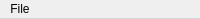
<?xml version="1.0" encoding="UTF-8"?>
<ui version="4.0">
 <class>MenuBar</class>
 <widget class="QMenuBar" name="menubar">
  <widget class="QMenu" name="menu_file">
   <property name="title">
    <string>File</string>
   </property>
   <addaction name="action_open_image_file"/>
   <addaction name="menu_recent_files"/>
   <addaction name="separator"/>
   <addaction name="action_quit"/>
  </widget>
  <widget class="QMenu" name="menu_recent_files">
   <property name="title">
    <string>Recent Files</string>
   </property>
   <addaction name="action_recent_0"/>
   <addaction name="action_recent_1"/>
   <addaction name="action_recent_2"/>
   <addaction name="action_recent_3"/>
   <addaction name="action_recent_4"/>
  </widget>
  <widget class="QMenu" name="menu_help">
   <property name="title">
    <string>Help</string>
   </property>
   <addaction name="action_open_manual"/>
   <addaction name="action_about"/>
  </widget>
  <widget class="QMenu" name="menu_tools">
   <property name="title">
    <string>Tools</string>
   </property>
   <addaction name="action_load_AYAB_firmware"/>
   <addaction name="action_test_AYAB_device"/>
   <addaction name="action_knit"/>
   <addaction name="action_cancel"/>
  </widget>
  <widget class="QMenu" name="menu_preferences">
   <property name="title">
    <string>Preferences</string>
   </property>
   <addaction name="action_set_preferences"/>
  </widget>
  <widget class="QMenu" name="menu_image_actions">
   <property name="title">
    <string>Image Actions</string>
   </property>
   <action name="action_image_actions"/>
   <addaction name="action_invert"/>
   <addaction name="action_stretch"/>
   <addaction name="action_repeat"/>
   <addaction name="action_reflect"/>
   <addaction name="separator"/>
   <addaction name="action_hflip"/>
   <addaction name="action_vflip"/>
   <addaction name="separator"/>
   <addaction name="action_rotate_left"/>
   <addaction name="action_rotate_right"/>
   <addaction name="separator"/>
   <addaction name="action_zoom_in"/>
   <addaction name="action_zoom_out"/>
  </widget>
  <addaction name="menu_file"/>
  <action name="action_open_image_file">
   <property name="text">
    <string>Open Image File</string>
   </property>
   <property name="shortcut">
    <string notr="true">Ctrl+O</string>
   </property>
  </action>

  <action name="action_recent_0">
   <property name="text">
    <string>recent0</string>
   </property>
  </action>
  <action name="action_recent_1">
   <property name="text">
    <string>recent1</string>
   </property>
  </action>
  <action name="action_recent_2">
   <property name="text">
    <string>recent2</string>
   </property>
  </action>
  <action name="action_recent_3">
   <property name="text">
    <string>recent3</string>
   </property>
  </action>
  <action name="action_recent_4">
   <property name="text">
    <string>recent4</string>
   </property>
  </action>

  <action name="action_quit">
   <property name="text">
    <string>Quit</string>
   </property>
   <property name="shortcut">
    <string notr="true">Ctrl+Q</string>
   </property>
   <property name="menuRole">
    <enum>QAction::QuitRole</enum>
   </property>
  </action>
  <action name="action_load_AYAB_firmware">
   <property name="text">
    <string>Load AYAB Firmware</string>
   </property>
  </action>
  <action name="action_test_AYAB_device">
   <property name="text">
    <string>Test AYAB Device</string>
   </property>
  </action>
  <action name="action_knit">
   <property name="text">
    <string>Knit</string>
   </property>
   <property name="shortcut">
    <string notr="true">Ctrl+K</string>
   </property>
  </action>
  <action name="action_cancel">
   <property name="text">
    <string>Cancel Knitting</string>
   </property>
   <property name="shortcut">
    <string notr="true">Escape</string>
   </property>
  </action>
  <action name="action_open_manual">
   <property name="text">
    <string>Manual</string>
   </property>
  </action>
  <action name="action_about">
   <property name="text">
    <string>About AYAB</string>
   </property>
   <property name="menuRole">
    <enum>QAction::AboutRole</enum>
   </property>
  </action>
  <action name="action_help">
   <property name="text">
    <string>Help</string>
   </property>
  </action>
  <action name="action_invert">
   <property name="text">
    <string>Invert</string>
   </property>
   <property name="shortcut">
    <string notr="true">Ctrl+I</string>
   </property>
  </action>
  <action name="action_stretch">
   <property name="text">
    <string>Stretch</string>
   </property>
   <property name="shortcut">
    <string notr="true">Ctrl+S</string>
   </property>
  </action>
  <action name="action_repeat">
   <property name="text">
    <string>Repeat</string>
   </property>
   <property name="shortcut">
    <string notr="true">Ctrl+R</string>
   </property>
  </action>
  <action name="action_reflect">
   <property name="text">
    <string>Reflect</string>
   </property>
   <property name="shortcut">
    <string notr="true">Ctrl+M</string>
   </property>
  </action>
  <action name="action_hflip">
   <property name="text">
    <string>Horizontal Flip</string>
   </property>
   <property name="shortcut">
    <string notr="true">Ctrl+Up</string>
   </property>
  </action>
  <action name="action_vflip">
   <property name="text">
    <string>Vertical Flip</string>
   </property>
   <property name="shortcut">
    <string notr="true">Ctrl+Down</string>
   </property>
  </action>
  <action name="action_rotate_left">
   <property name="text">
    <string>Rotate Left</string>
   </property>
   <property name="shortcut">
    <string notr="true">Ctrl+Left</string>
   </property>
  </action>
  <action name="action_rotate_right">
   <property name="text">
    <string>Rotate Right</string>
   </property>
   <property name="shortcut">
    <string notr="true">Ctrl+Right</string>
   </property>
  </action>
  <action name="action_zoom_in">
   <property name="text">
    <string>Zoom in</string>
   </property>
   <property name="shortcut">
    <string notr="true">Ctrl++</string>
   </property>
  </action>
  <action name="action_zoom_out">
   <property name="text">
    <string>Zoom out</string>
   </property>
   <property name="shortcut">
    <string notr="true">Ctrl+-</string>
   </property>
  </action>
  <action name="action_set_preferences">
   <property name="text">
    <string>Set Preferences</string>
   </property>
   <property name="shortcut">
    <string notr="true">Ctrl+P</string>
   </property>
   <property name="menuRole">
    <enum>QAction::PreferencesRole</enum>
   </property>
  </action>
 </widget>
 <resources/>
 <connections/>
</ui>
